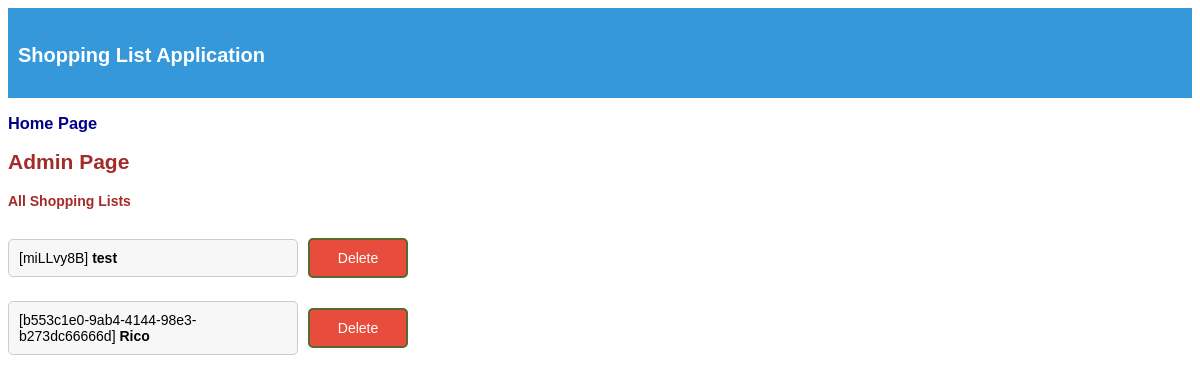
/admin, run on an earlier commit of the app's database.
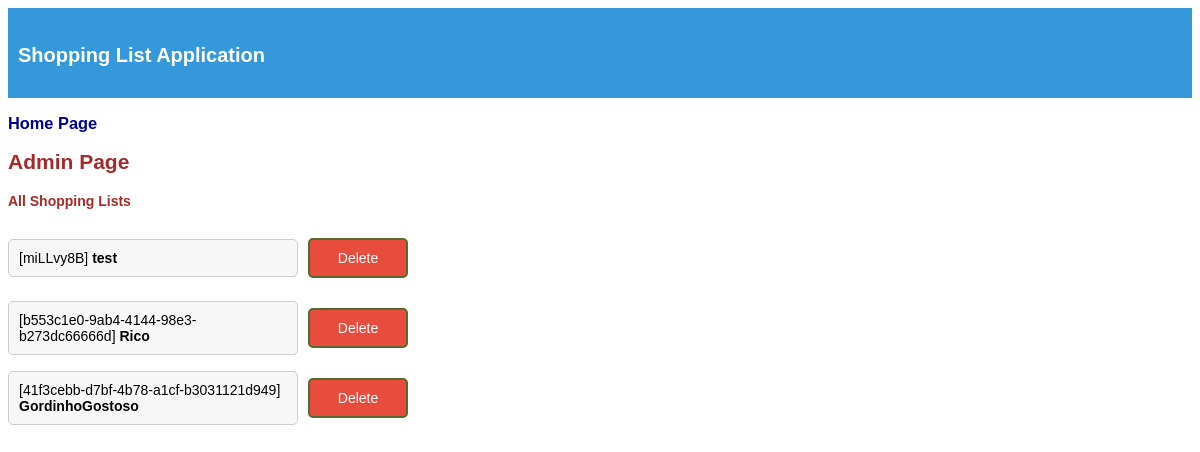
And on a later commit of the database.
### models.py (models this page shows, shortened)
class ShoppingList(db.Model):
    id = db.Column(db.String, primary_key=True)  # Use a string as the primary key for the URL
    name = db.Column(db.String)
    created_at = db.Column(db.TIMESTAMP, default=datetime.utcnow)  # Set the default value to the current date and time

### routes.py (the view)
@routes.route('/admin')
def admin():
    shopping_lists = get_shopping_lists()
    return render_template('admin.html', shopping_lists=shopping_lists)

### models.py (called while the page is built)
def get_shopping_lists():
    return ShoppingList.query.all()

### templates/admin.html (shortened to what this page needs)
<!DOCTYPE html>
<html>
<head>
    <link rel="stylesheet" href="{{ url_for('static', filename='css/style.css') }}">
</head>
<header>
    <h1>
        <a href="{{ url_for('routes.home') }}">Shopping List Application</a>
    </h1>
</header>
<body>
    <h3>
        <a href="{{ url_for('routes.home') }}">Home Page</a>
    </h3>
    <h2>Admin Page</h2>
    <h4>All Shopping Lists</h4>
    <ul>
        {% for shopping_list in shopping_lists %}
        <li>
            <div class="shopping_list">
                [{{ shopping_list.id }}]
                <a href="{{ url_for('routes.shopping_list', id=shopping_list.id) }}">
                    {{ shopping_list.name }}
                </a>
            </div>
            <form class="deleteFormLIST">
                <button type="submit" class="delete">Delete</button>
            </form>
        </li>
        {% endfor %}
    </ul>
</body>
</html>

### static/css/style.css (style rules this page uses)
body { font-family: Arial, sans-serif; font-size: 14px; text-align: left; }
header { background-color: #3498db; color: #fff; padding: 10px 0; text-align: left; }
h1 a { text-decoration: none; color: white; font-size: 20px; padding-left: 10px; }
h3 a { text-decoration: none; color: darkblue; }
h2 { color: brown; }
h4 { color: brown; }
ul { list-style: none; padding: 0; }
li { display: flex; align-items: center; width: 400px; margin-bottom: 10px; justify-content: space-between; }
li a { text-decoration: none; color: darkorange; font-size: 14px; }
.shopping_list, .item { background-color: #f7f7f7; padding: 10px; border: 1px solid #ccc; border-radius: 5px; font-size: 14px; flex: 1; margin-right: 10px; }
.shopping_list a { text-decoration: none; color: black; font-size: 14px; font-weight: bold; }
.delete { border: none; background-color: #e74c3c; color: #fff; cursor: pointer; font-size: 14px; border: none; padding: 10px; border-radius: 5px; margin-left: 10px; }
button[type="submit"] { padding: 10px; margin: 10px 0; border: 2px solid darkolivegreen; border-radius: 5px; width: 100px; font-size: 14px; cursor: pointer; }

What changed in the data, as far as the page shows it:
added ShoppingList: id "41f3cebb-d7bf-4b78-a1cf-b3031121d949", name "GordinhoGostoso"
